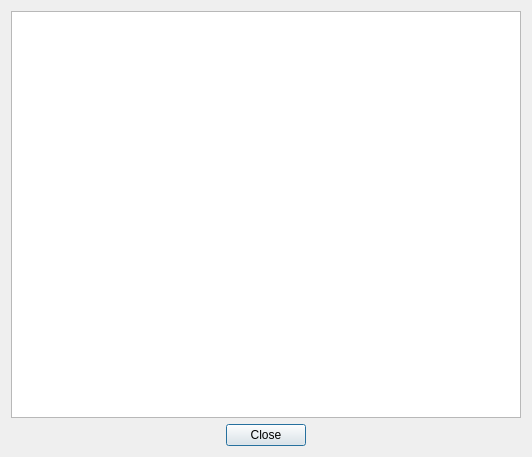
<?xml version="1.0" encoding="UTF-8"?>
<ui version="4.0">
 <class>AboutDialog</class>
 <widget class="QDialog" name="AboutDialog">
  <property name="geometry">
   <rect>
    <x>0</x>
    <y>0</y>
    <width>532</width>
    <height>457</height>
   </rect>
  </property>
  <property name="windowTitle">
   <string>About OpenXilEnv</string>
  </property>
  <property name="windowIcon">
   <iconset resource="../Icons.qrc">
    <normaloff>:/Icons/car.png</normaloff>:/Icons/car.png</iconset>
  </property>
  <layout class="QVBoxLayout" name="verticalLayout">
   <item>
    <widget class="QTextBrowser" name="textBrowser">
     <property name="html">
      <string>&lt;!DOCTYPE HTML PUBLIC &quot;-//W3C//DTD HTML 4.0//EN&quot; &quot;http://www.w3.org/TR/REC-html40/strict.dtd&quot;&gt;
&lt;html&gt;&lt;head&gt;&lt;meta name=&quot;qrichtext&quot; content=&quot;1&quot; /&gt;&lt;meta charset=&quot;utf-8&quot; /&gt;&lt;style type=&quot;text/css&quot;&gt;
p, li { white-space: pre-wrap; }
hr { height: 1px; border-width: 0; }
li.unchecked::marker { content: &quot;\2610&quot;; }
li.checked::marker { content: &quot;\2612&quot;; }
&lt;/style&gt;&lt;/head&gt;&lt;body style=&quot; font-family:'Segoe UI'; font-size:9pt; font-weight:400; font-style:normal;&quot;&gt;
&lt;p style=&quot;-qt-paragraph-type:empty; margin-top:0px; margin-bottom:0px; margin-left:0px; margin-right:0px; -qt-block-indent:0; text-indent:0px; font-family:'MS Shell Dlg 2'; font-size:8.25pt;&quot;&gt;&lt;br /&gt;&lt;/p&gt;&lt;/body&gt;&lt;/html&gt;</string>
     </property>
    </widget>
   </item>
   <item>
    <layout class="QHBoxLayout" name="horizontalLayout">
     <item>
      <spacer name="horizontalSpacer">
       <property name="orientation">
        <enum>Qt::Horizontal</enum>
       </property>
       <property name="sizeHint" stdset="0">
        <size>
         <width>40</width>
         <height>20</height>
        </size>
       </property>
      </spacer>
     </item>
     <item>
      <widget class="QPushButton" name="pushButton">
       <property name="text">
        <string>Close</string>
       </property>
      </widget>
     </item>
     <item>
      <spacer name="horizontalSpacer_2">
       <property name="orientation">
        <enum>Qt::Horizontal</enum>
       </property>
       <property name="sizeHint" stdset="0">
        <size>
         <width>40</width>
         <height>20</height>
        </size>
       </property>
      </spacer>
     </item>
    </layout>
   </item>
  </layout>
 </widget>
 <resources>
  <include location="../Icons.qrc"/>
 </resources>
 <connections>
  <connection>
   <sender>pushButton</sender>
   <signal>clicked()</signal>
   <receiver>AboutDialog</receiver>
   <slot>reject()</slot>
   <hints>
    <hint type="sourcelabel">
     <x>200</x>
     <y>278</y>
    </hint>
    <hint type="destinationlabel">
     <x>199</x>
     <y>149</y>
    </hint>
   </hints>
  </connection>
 </connections>
</ui>
